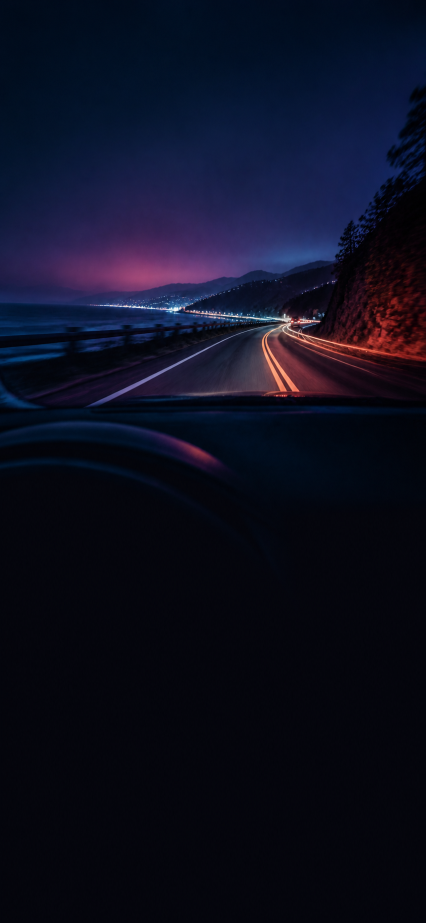
#> input picture docs/design/gps-method-screen-options/assets/option-2-windshield-road.png, 852 x 1846 px (shown at 1/2 size); its folder holds only this picture in this run
$ python build_mockups.py
#> lines starting #> are read from the running program, lines starting #| are printed output that depends on the picture
from __future__ import annotations

from pathlib import Path

from PIL import Image, ImageDraw, ImageFilter, ImageFont, ImageOps


ROOT = Path(__file__).resolve().parent
ASSETS = ROOT / "assets"
APP_ASSETS = ROOT.parents[2] / "mobile" / "recorder" / "assets"

W = 480
H = 1040

FONT_REGULAR = Path(r"C:\Windows\Fonts\segoeui.ttf")
FONT_SEMIBOLD = Path(r"C:\Windows\Fonts\seguisb.ttf")
FONT_BOLD = Path(r"C:\Windows\Fonts\segoeuib.ttf")

WHITE = (249, 246, 252)
MUTED = (177, 167, 184)
DIM = (121, 111, 128)
CORAL = (255, 105, 79)
PINK = (255, 74, 110)
VIOLET = (164, 103, 255)
MINT = (89, 222, 184)
AMBER = (255, 178, 92)


def font(size: int, weight: str = "regular") -> ImageFont.FreeTypeFont:
    path = FONT_BOLD if weight == "bold" else FONT_SEMIBOLD if weight == "semibold" else FONT_REGULAR
    return ImageFont.truetype(path, size)


def background(name: str, darken: int = 94) -> Image.Image:
#> called with name = 'option-2-windshield-road.png', darken = 118
    image = Image.open(ASSETS / name).convert("RGB")
#> image is the input picture: PIL image 852x1846 RGB; mean R, G, B 12.9, 14.7, 31.7
    image = ImageOps.fit(image, (W, H), method=Image.Resampling.LANCZOS).convert("RGBA")
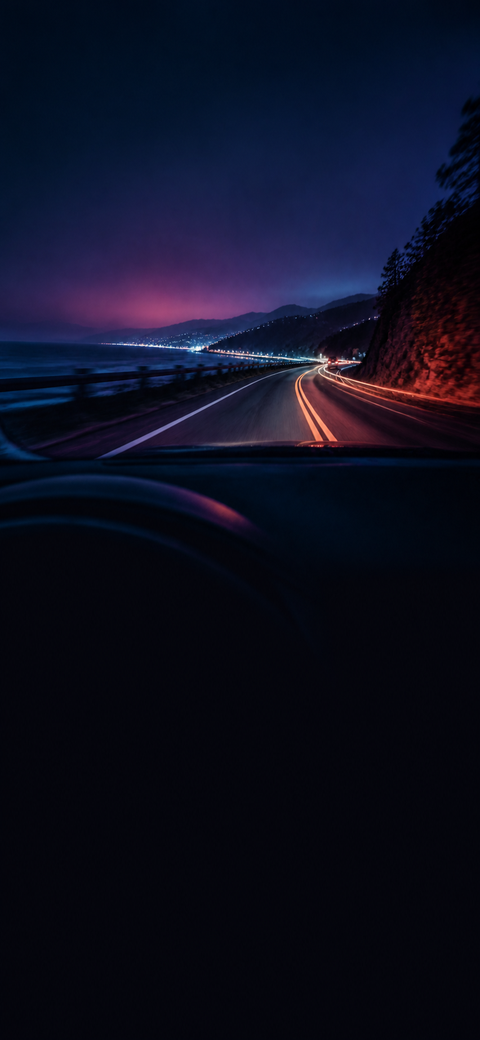
#> image: PIL image 480x1040 RGBA; mean R, G, B, A 12.9, 14.7, 31.7, 255
    overlay = Image.new("RGBA", (W, H), (3, 1, 8, darken))
    image.alpha_composite(overlay)
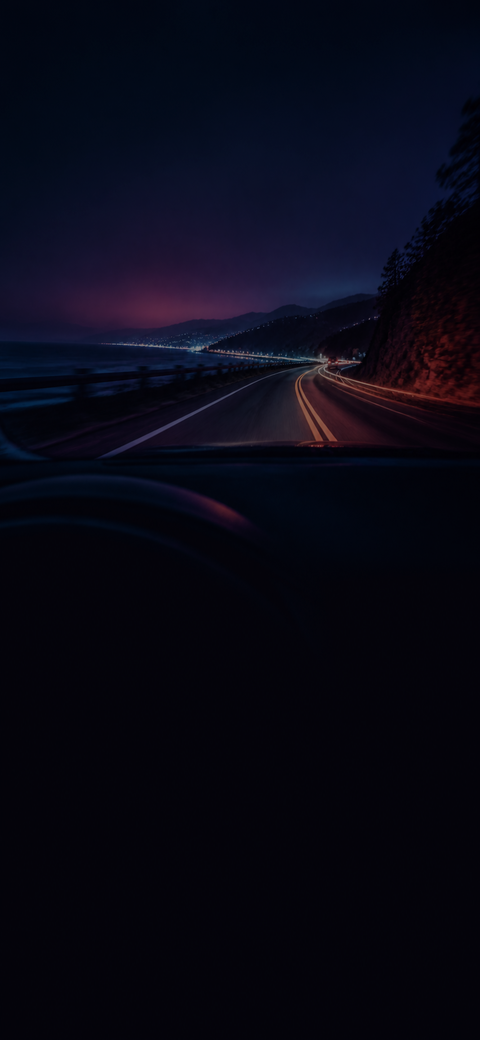
#> image: PIL image 480x1040 RGBA; mean R, G, B, A 8.4, 8.4, 20.8, 255
    return image


# [62 lines left out: functions wrap, paragraph, tracking_text, glass, gradient_button, not called in this run]


def progress_header(frame: Image.Image) -> None:
    draw = ImageDraw.Draw(frame)
#> (the run stopped early here; a loop or call above may not have finished)
